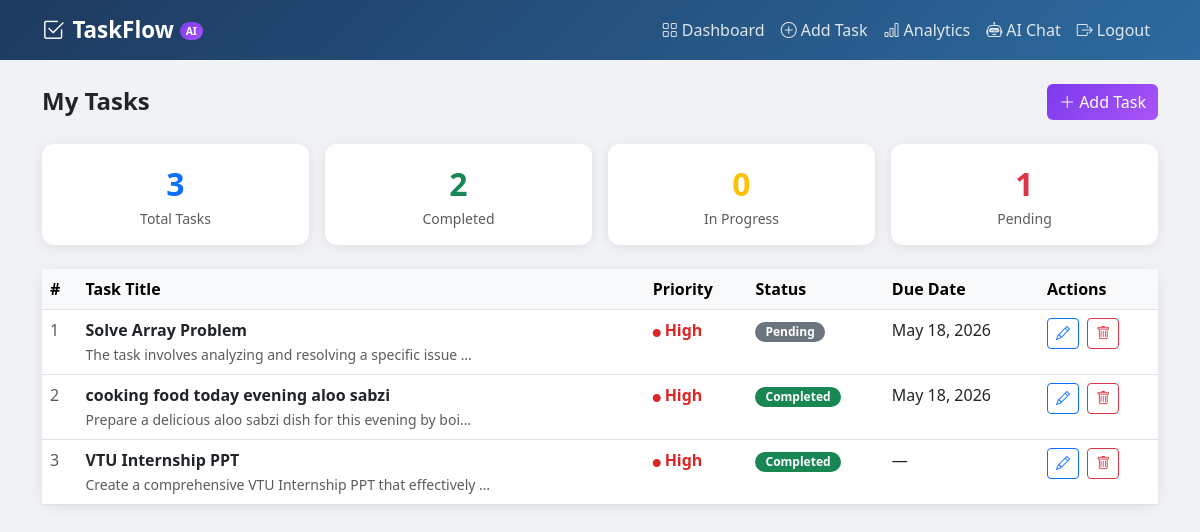
The page /dashboard/ (signed in) on the database its author committed.
### tasks/models.py (models this page shows, shortened)
class Task(models.Model):
    PRIORITY_CHOICES = [
        ('High', 'High'),
        ('Medium', 'Medium'),
        ('Low', 'Low'),
    ]
    STATUS_CHOICES = [
        ('Pending', 'Pending'),
        ('In Progress', 'In Progress'),
        ('Completed', 'Completed'),
    ]
    user = models.ForeignKey(User, on_delete=models.CASCADE)
    title = models.CharField(max_length=200)
    description = models.TextField(blank=True)
    priority = models.CharField(max_length=10, choices=PRIORITY_CHOICES, default='Medium')
    status = models.CharField(max_length=20, choices=STATUS_CHOICES, default='Pending')
    due_date = models.DateField(null=True, blank=True)
    subtasks = models.JSONField(default=list, blank=True)
    created_at = models.DateTimeField(auto_now_add=True)
    updated_at = models.DateTimeField(auto_now=True)
    class Meta:
        ordering = ['-created_at']

### tasks/views.py (the view)
# urls.py: path('dashboard/', views.dashboard, name='dashboard'),
@login_required
def dashboard(request):
    tasks = Task.objects.filter(user=request.user)
    context = {
        'tasks': tasks,
        'total': tasks.count(),
        'completed': tasks.filter(status='Completed').count(),
        'in_progress': tasks.filter(status='In Progress').count(),
        'pending': tasks.filter(status='Pending').count(),
    }
    return render(request, 'dashboard.html', context)

### templates/dashboard.html
{% extends 'base.html' %}
{% block content %}
<div class="d-flex justify-content-between align-items-center mb-4">
    <h4 class="fw-bold mb-0">My Tasks</h4>
    <a href="{% url 'add_task' %}" class="btn btn-ai"><i class="bi bi-plus-lg me-1"></i>Add Task</a>
</div>
<div class="row g-3 mb-4">
    <div class="col-6 col-md-3">
        <div class="card p-3 text-center">
            <div class="fs-2 fw-bold text-primary">{{ total }}</div>
            <div class="text-muted small">Total Tasks</div>
        </div>
    </div>
    <div class="col-6 col-md-3">
        <div class="card p-3 text-center">
            <div class="fs-2 fw-bold text-success">{{ completed }}</div>
            <div class="text-muted small">Completed</div>
        </div>
    </div>
    <div class="col-6 col-md-3">
        <div class="card p-3 text-center">
            <div class="fs-2 fw-bold text-warning">{{ in_progress }}</div>
            <div class="text-muted small">In Progress</div>
        </div>
    </div>
    <div class="col-6 col-md-3">
        <div class="card p-3 text-center">
            <div class="fs-2 fw-bold text-danger">{{ pending }}</div>
            <div class="text-muted small">Pending</div>
        </div>
    </div>
</div>
<div class="card">
    <div class="card-body p-0">
        {% if tasks %}
        <div class="table-responsive">
            <table class="table table-hover mb-0">
                <thead class="table-light">
                    <tr>
                        <th>#</th>
                        <th>Task Title</th>
                        <th>Priority</th>
                        <th>Status</th>
                        <th>Due Date</th>
                        <th>Actions</th>
                    </tr>
                </thead>
                <tbody>
                    {% for task in tasks %}
                    <tr>
                        <td class="text-muted">{{ forloop.counter }}</td>
                        <td>
                            <strong>{{ task.title }}</strong>
                            {% if task.description %}
                            <br><small class="text-muted">{{ task.description|truncatechars:60 }}</small>
                            {% endif %}
                        </td>
                        <td>
                            <span class="priority-{{ task.priority|lower }}">
                                <i class="bi bi-circle-fill me-1" style="font-size:0.5rem"></i>{{ task.priority }}
                            </span>
                        </td>
                        <td>
                            {% if task.status == 'Completed' %}
                            <span class="badge bg-success status-badge">{{ task.status }}</span>
                            {% elif task.status == 'In Progress' %}
                            <span class="badge bg-warning text-dark status-badge">{{ task.status }}</span>
                            {% else %}
                            <span class="badge bg-secondary status-badge">{{ task.status }}</span>
                            {% endif %}
                        </td>
                        <td>{{ task.due_date|default:"—" }}</td>
                        <td>
                            <a href="{% url 'edit_task' task.pk %}" class="btn btn-sm btn-outline-primary me-1"><i class="bi bi-pencil"></i></a>
                            <a href="{% url 'delete_task' task.pk %}" class="btn btn-sm btn-outline-danger" onclick="return confirm('Delete this task?')"><i class="bi bi-trash"></i></a>
                        </td>
                    </tr>
                    {% endfor %}
                </tbody>
            </table>
        </div>
        {% else %}
        <div class="text-center py-5 text-muted">
            <i class="bi bi-clipboard2 fs-1"></i>
            <p class="mt-2">No tasks yet. <a href="{% url 'add_task' %}">Add your first task</a></p>
        </div>
        {% endif %}
    </div>
</div>
{% endblock %}

### templates/base.html (shortened to what this page needs)
<!DOCTYPE html>
<html lang="en">
<head>
    <link href="https://cdn.jsdelivr.net/npm/bootstrap@5.3.0/dist/css/bootstrap.min.css" rel="stylesheet">
    <link href="https://cdn.jsdelivr.net/npm/bootstrap-icons@1.10.5/font/bootstrap-icons.css" rel="stylesheet">
</head>
<body>
<nav class="navbar navbar-expand-lg">
    <div class="container">
        <a class="navbar-brand" href="{% url 'home' %}">
            <i class="bi bi-check2-square me-2"></i>TaskFlow <span class="ai-badge">AI</span>
        </a>
        <div class="collapse navbar-collapse" id="nav">
            {% if user.is_authenticated %}
            <ul class="navbar-nav ms-auto">
                <li class="nav-item"><a class="nav-link" href="{% url 'dashboard' %}"><i class="bi bi-grid me-1"></i>Dashboard</a></li>
                <li class="nav-item"><a class="nav-link" href="{% url 'add_task' %}"><i class="bi bi-plus-circle me-1"></i>Add Task</a></li>
                <li class="nav-item"><a class="nav-link" href="{% url 'analytics' %}"><i class="bi bi-bar-chart me-1"></i>Analytics</a></li>
                <li class="nav-item"><a class="nav-link" href="{% url 'chatbot' %}"><i class="bi bi-robot me-1"></i>AI Chat</a></li>
                <li class="nav-item"><a class="nav-link" href="{% url 'logout' %}"><i class="bi bi-box-arrow-right me-1"></i>Logout</a></li>
            </ul>
            {% else %}
            <ul class="navbar-nav ms-auto">
                <li class="nav-item"><a class="nav-link" href="{% url 'login' %}">Login</a></li>
                <li class="nav-item"><a class="nav-link" href="{% url 'register' %}">Register</a></li>
            </ul>
            {% endif %}
        </div>
    </div>
</nav>
<div class="container mt-4">
    {% block content %}{% endblock %}
</div>
</body>
</html>

### templates/base.html (style rules this page uses)
body { background: #f0f2f5; font-family: 'Segoe UI', sans-serif; }
.navbar { background: linear-gradient(135deg, #1e3a5f, #2d6a9f); }
.navbar-brand { font-weight: 700; font-size: 1.4rem; color: #fff !important; }
.nav-link { color: rgba(255,255,255,0.85) !important; }
.ai-badge { background: linear-gradient(135deg, #7c3aed, #a855f7); color: white; font-size: 0.65rem; padding: 2px 6px; border-radius: 10px; vertical-align: middle; }
.card { border: none; border-radius: 12px; box-shadow: 0 2px 12px rgba(0,0,0,0.08); }
.btn-ai { background: linear-gradient(135deg, #7c3aed, #a855f7); color: white; border: none; }
.priority-high { color: #dc2626; font-weight: 600; }
.status-badge { font-size: 0.75rem; padding: 4px 10px; border-radius: 20px; }

### rows shown on the page
Task: title "Solve Array Problem", description "The task involves analyzing and resolving a specific issue …", priority "High", status "Pending", due_date "May 18, 2026"
Task: title "cooking food today evening aloo sabzi", description "Prepare a delicious aloo sabzi dish for this evening by boi…", priority "High", status "Completed", due_date "May 18, 2026"
Task: title "VTU Internship PPT", description "Create a comprehensive VTU Internship PPT that effectively …", priority "High", status "Completed", due_date "—"

### other values the page prints
{{ total }} "3"
{{ completed }} "2"
{{ in_progress }} "0"
{{ pending }} "1"
